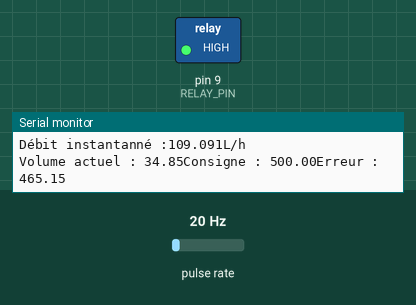
A sketch run on a simulated Arduino Uno, built with avr-gcc and run on an emulated ATmega328P. Parts: switched loads named in the sketch (green lamp = pin HIGH), the last lines printed to the serial monitor. Wiring (inferred from the names in the program): pulse sensor: data pin 2. Inputs (shaded band) come from the test bench; at power-on: pulse rate 20 Hz.

Above: at 1.2 s.
1.3 s: pulse rate (sensor on pin 2) set to 89 Hz
4.3 s: pulse rate (sensor on pin 2) set to 96 Hz
At 5.0 s:
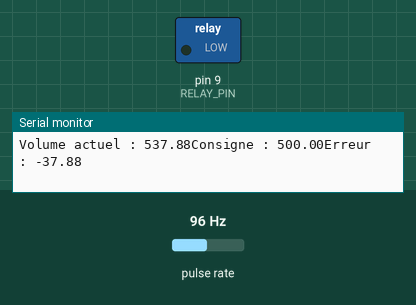
Timing chart, 0 to 7.3 s (numbered marks = the images above; inputs shaded):
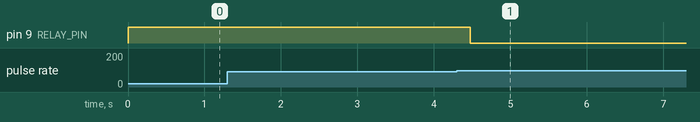

The sketch:

Partie_Gestion_Eau_Arbitraire__2_.ino
```cpp
volatile unsigned long pulseCount = 0; //Nombre d'impulsion qu'on initialise à 0
volatile int freq_flow = 0; //Nombre d'impulsion reçu sur la denrière seconde

unsigned char flow_sensor = 2;
const int RELAY_PIN =  9;

float consigne_mL = 500.0; //Du coup pour ce code, on décide de ce qu'on veut ici

float TOLERANCE = 50; //Tolérance en mL


/*On a F = 11 x Q[L/min] avec F[pulse/s] ainsi en 1min, si on prends Q = 1L/min, on a 1L d'eau qui est passé.
De plus on a F = 11 impulsions/s. Ainsi en 1min on en déduit qu'il y a eu 11 x 60 = 660 impulsions.
Enfin on en conclue qu'on a une valeur de 660 pulses par litre
*/
const float mL_per_pulse = 1000.0/660.0;

unsigned long previous_time = 0 ;
unsigned long current_time = 0 ;

void flow_ISR(){ //ISR parce que cette fonction va venir interrompre le programme en cours pour réaliser sa fonction
  freq_flow++;
  pulseCount++;
}

void setup() {
  pinMode(flow_sensor, INPUT);
  attachInterrupt(digitalPinToInterrupt(flow_sensor), flow_ISR, RISING); //Du coup ça c'est pour que quand un pic est détécté (une impulsion) alors la fonction s'acitve

  pinMode(RELAY_PIN, OUTPUT);
  digitalWrite(RELAY_PIN, LOW); // Fermer la vanne au début (on passe en analog pour la piloter précisément)

  Serial.begin(9600);
  previous_time = millis();
  Serial.println("En attente de la consigne");
}

void loop() {
  current_time = millis();

  //Asservissement proportionnel de la vanne
  float volume_eau_actuel = pulseCount * mL_per_pulse;
  float erreur = consigne_mL - volume_eau_actuel;


  if (erreur > TOLERANCE){
    digitalWrite(RELAY_PIN, HIGH);
  }
  else{
    digitalWrite(RELAY_PIN, LOW);
  }


  //Au cas où pour le débug
  Serial.print("Volume actuel : ");
  Serial.print(volume_eau_actuel);
  Serial.print("Consigne : ");
  Serial.print(consigne_mL);
  Serial.print("Erreur : ");
  Serial.println(erreur);

  //Bonus : Code déjà présent mais c'est histoire de connaître le débit instantanné
  if (current_time - previous_time >= 1000){
    unsigned int F = freq_flow;
    float Q_L_per_hour = (float)F * 60 / 11;

    Serial.print("Débit instantanné :");
    Serial.print(Q_L_per_hour, 3);
    Serial.println("L/h");

    freq_flow = 0 ;
    previous_time = current_time;
  }

  delay(100);
}
```

Measured:
- the behaviour switches between 92 and 93 Hz on pulse rate (sensor on pin 2) (found by bisection; images 0 and 1)
